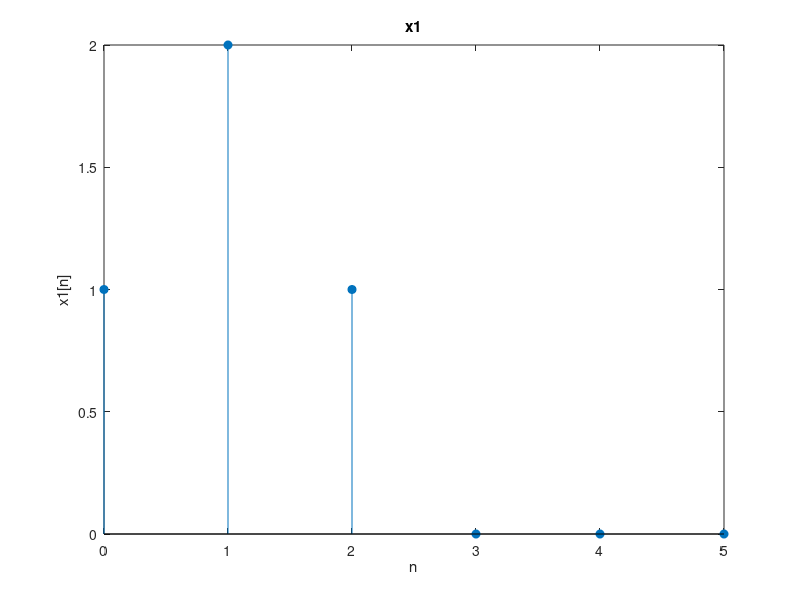
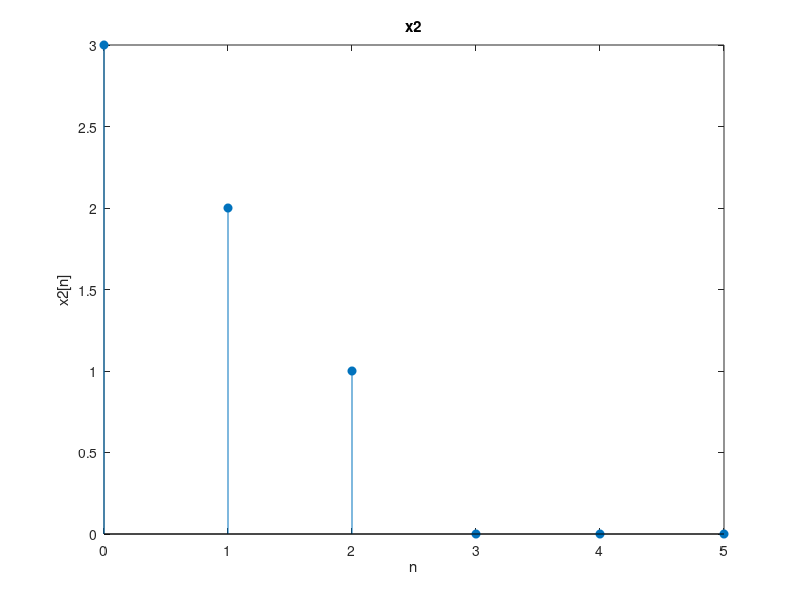
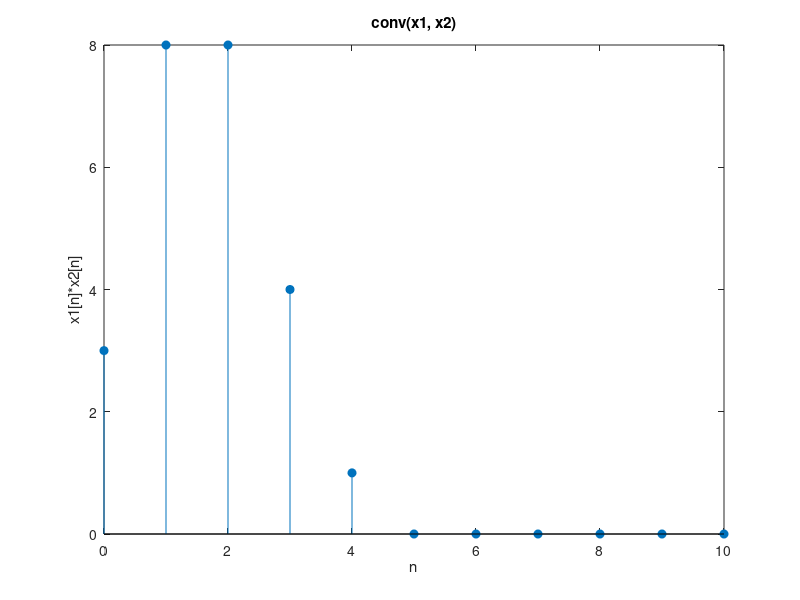

Source code (MATLAB) for these figures, in order:
clear all;
clc;

delta = @(x) double(x==0);

n = 0:1:5;
nc = 0:1:10;
x1 = @(n) delta(n) + 2*delta(n-1) + delta(n-2);
x2 = @(n) 3*delta(n) + 2*delta(n-1) + delta(n-2);

%% x1
y1 = x1(n);
fig1 = figure(1);
axesFig1 = axes('Parent', fig1);
stem(axesFig1, n, y1, 'filled');
xlabel('n');
ylabel('x1[n]');
title('x1');
pause;
close

%% x2
y2 = x2(n);
fig2 = figure(2);
axesFig2 = axes('Parent', fig2);
stem(axesFig2, n, y2, 'filled');
xlabel('n');
ylabel('x2[n]');
title('x2');
pause;
close

%% conv
y = conv(y1, y2);
fig3 = figure(3);
axesFig3 = axes('Parent', fig3);
stem(axesFig3, nc, y, 'filled');
xlabel('n');
ylabel('x1[n]*x2[n]');
title('conv(x1, x2)');
pause;
close